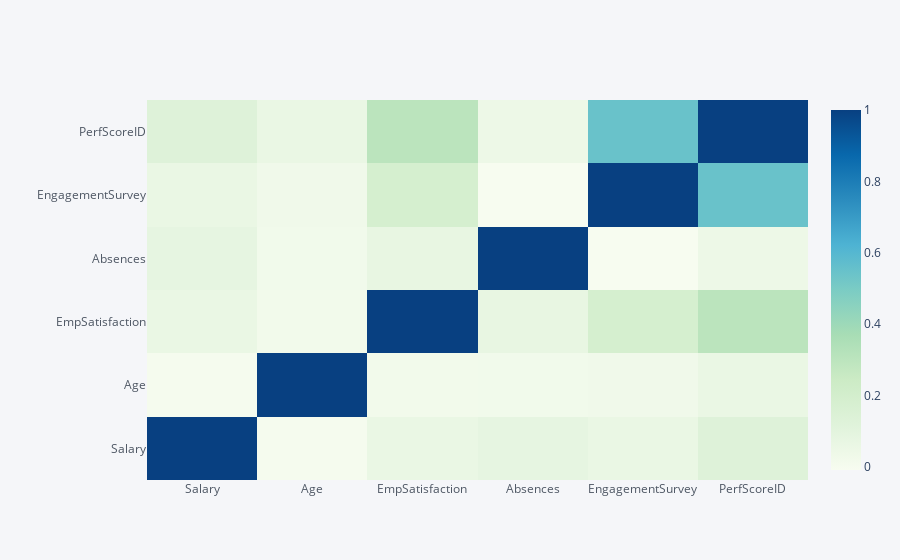

The notebook cell this image was saved under:
### Markdown cell above
Dal momento che la matrice di correlazione calcolata con Spearman non ha prodotto nessuna evidenza di legame interessante, si è deciso di costruire un'altra matrice con iplot che utilizza un'altra metrica, selezionando solo gli attributi che nel corso dell'analisi svolta hanno rivelato essere i più interessanti.

### Code cell
df_heat=df[['Salary','Age','EmpSatisfaction','Absences','EngagementSurvey','PerfScoreID']]
df_heat.corr().iplot(kind = 'heatmap', colorscale='GnBu', dimensions=(1200,500))

### Figure 1 — Plotly figure (JSON) as saved in the notebook; plotly's stock layout.template omitted (floating-point values rounded to 4 significant figures)
{"data": [{"colorscale": [[0, "rgb(247,252,240)"], [0.125, "rgb(224,243,219)"], [0.25, "rgb(204,235,197)"], [0.375, "rgb(168,221,181)"], [0.5, "rgb(123,204,196)"], [0.625, "rgb(78,179,211)"], [0.75, "rgb(43,140,190)"], [0.875, "rgb(8,104,172)"], [1, "rgb(8,64,129)"]], "type": "heatmap", "x": ["Salary", "Age", "EmpSatisfaction", "Absences", "EngagementSurvey", "PerfScoreID"], "y": ["Salary", "Age", "EmpSatisfaction", "Absences", "EngagementSurvey", "PerfScoreID"], "z": [[1, 0.004166, 0.06272, 0.08238, 0.06497, 0.1309], [0.004166, 1, 0.01999, 0.02344, 0.02909, 0.06432], [0.06272, 0.01999, 1, 0.07522, 0.1871, 0.3036], [0.08238, 0.02344, 0.07522, 1, -0.008771, 0.04663], [0.06497, 0.02909, 0.1871, -0.008771, 1, 0.5449], [0.1309, 0.06432, 0.3036, 0.04663, 0.5449, 1]], "zmax": 1, "zmin": -0.008771}], "layout": {"autosize": true, "legend": {"bgcolor": "#F5F6F9", "font": {"color": "#4D5663"}}, "paper_bgcolor": "#F5F6F9", "plot_bgcolor": "#F5F6F9", "title": {"font": {"color": "#4D5663"}}, "xaxis": {"autorange": true, "gridcolor": "#E1E5ED", "range": [-0.5, 5.5], "showgrid": true, "tickfont": {"color": "#4D5663"}, "title": {"font": {"color": "#4D5663"}, "text": ""}, "type": "category", "zerolinecolor": "#E1E5ED"}, "yaxis": {"autorange": true, "gridcolor": "#E1E5ED", "range": [-0.5, 5.5], "showgrid": true, "tickfont": {"color": "#4D5663"}, "title": {"font": {"color": "#4D5663"}, "text": ""}, "type": "category", "zerolinecolor": "#E1E5ED"}}}
